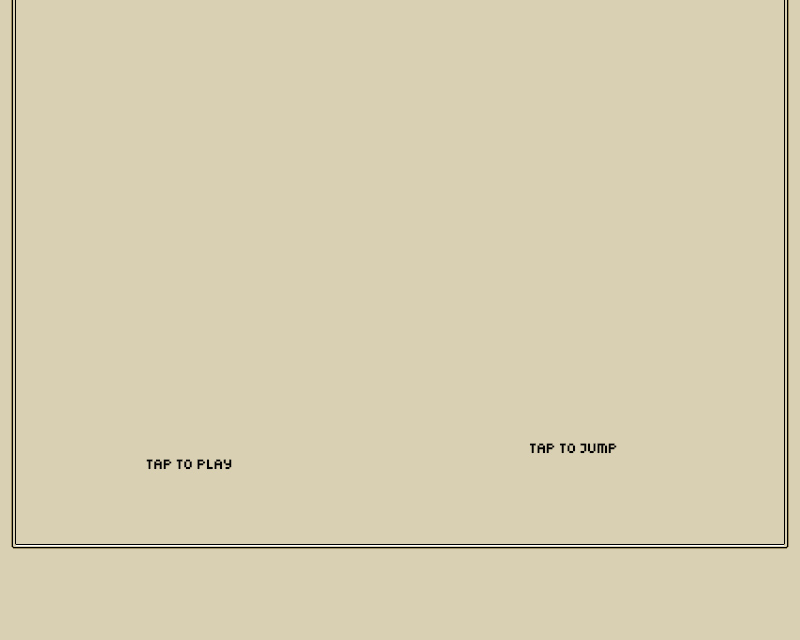

This game map was drawn from its Tiled (.tmx) file and the tilesets committed beside it. A one-line description and the trimmed map source follow:
An orthogonal 50x40 tile map with 16x16 px tiles, 3 tile layers (Background, Tile Layer 3, Floor), 2 tilesets and 2 objects.

<map version="1.0" orientation="orthogonal" renderorder="right-down" width="50" height="40" tilewidth="16" tileheight="16" nextobjectid="5">
 <tileset firstgid="1" name="tileset" tilewidth="16" tileheight="16">
  <image source="tileset.png" width="176" height="192" />
  <tile id="0">
   <properties>
    <property name="blockable" value="" />
   </properties>
  </tile>
  <tile id="1">
   <properties>
    <property name="blockable" value="" />
   </properties>
  </tile>
  <tile id="2">
   <properties>
    <property name="blockable" value="" />
   </properties>
  </tile>
  <tile id="3">
   <properties>
    <property name="blockable" value="" />
   </properties>
  </tile>
  <tile id="4">
   <properties>
    <property name="blockable" value="" />
   </properties>
  </tile>
  <tile id="5">
   <properties>
    <property name="blockable" value="" />
   </properties>
  </tile>
  <tile id="11">
   <properties>
    <property name="blockable" value="" />
   </properties>
  </tile>
  <tile id="12">
   <properties>
    <property name="blockable" value="" />
   </properties>
  </tile>
  <tile id="13">
   <properties>
    <property name="blockable" value="" />
   </properties>
  </tile>
  <tile id="14">
   <properties>
    <property name="blockable" value="" />
   </properties>
  </tile>
  <tile id="15">
   <properties>
    <property name="blockable" value="" />
   </properties>
  </tile>
  <tile id="16">
   <properties>
    <property name="blockable" value="" />
   </properties>
  </tile>
  <tile id="22">
   <properties>
    <property name="blockable" value="" />
   </properties>
  </tile>
  <tile id="24">
   <properties>
    <property name="blockable" value="" />
   </properties>
  </tile>
  <tile id="25">
   <properties>
    <property name="blockable" value="" />
   </properties>
  </tile>
  <tile id="26">
   <properties>
    <property name="blockable" value="" />
   </properties>
  </tile>
  <tile id="27">
   <properties>
    <property name="blockable" value="" />
   </properties>
  </tile>
  <tile id="33">
   <properties>
    <property name="blockable" value="" />
   </properties>
  </tile>
  <tile id="34">
   <properties>
    <property name="blockable" value="" />
   </properties>
  </tile>
  <tile id="35">
   <properties>
    <property name="blockable" value="" />
   </properties>
  </tile>
  <tile id="36">
   <properties>
    <property name="blockable" value="" />
   </properties>
  </tile>
  <tile id="37">
   <properties>
    <property name="blockable" value="" />
   </properties>
  </tile>
  <tile id="38">
   <properties>
    <property name="blockable" value="" />
   </properties>
  </tile>
  <tile id="53">
   <properties>
    <property name="blockable" value="" />
   </properties>
  </tile>
  <tile id="54">
   <properties>
    <property name="blockable" value="" />
   </properties>
  </tile>
  <tile id="55">
   <properties>
    <property name="blockable" value="" />
   </properties>
  </tile>
  <tile id="56">
   <properties>
    <property name="blockable" value="" />
   </properties>
  </tile>
  <tile id="57">
   <properties>
    <property name="blockable" value="" />
   </properties>
  </tile>
  <tile id="58">
   <properties>
    <property name="blockable" value="" />
   </properties>
  </tile>
  <tile id="59">
   <properties>
    <property name="blockable" value="" />
   </properties>
  </tile>
  <tile id="60">
   <properties>
    <property name="blockable" value="" />
   </properties>
  </tile>
  <tile id="61">
   <properties>
    <property name="blockable" value="" />
   </properties>
  </tile>
  <tile id="62">
   <properties>
    <property name="blockable" value="" />
   </properties>
  </tile>
  <tile id="64">
   <properties>
    <property name="blockable" value="" />
   </properties>
  </tile>
  <tile id="65">
   <properties>
    <property name="blockable" value="" />
   </properties>
  </tile>
  <tile id="66">
   <properties>
    <property name="blockable" value="" />
   </properties>
  </tile>
  <tile id="67">
   <properties>
    <property name="blockable" value="" />
   </properties>
  </tile>
  <tile id="68">
   <properties>
    <property name="blockable" value="" />
   </properties>
  </tile>
  <tile id="69">
   <properties>
    <property name="blockable" value="" />
   </properties>
  </tile>
  <tile id="70">
   <properties>
    <property name="blockable" value="" />
   </properties>
  </tile>
  <tile id="71">
   <properties>
    <property name="blockable" value="" />
   </properties>
  </tile>
  <tile id="72">
   <properties>
    <property name="blockable" value="" />
   </properties>
  </tile>
  <tile id="73">
   <properties>
    <property name="blockable" value="" />
   </properties>
  </tile>
  <tile id="75">
   <properties>
    <property name="blockable" value="" />
   </properties>
  </tile>
  <tile id="76">
   <properties>
    <property name="blockable" value="" />
   </properties>
  </tile>
  <tile id="77">
   <properties>
    <property name="blockable" value="" />
   </properties>
  </tile>
  <tile id="78">
   <properties>
    <property name="blockable" value="" />
   </properties>
  </tile>
  <tile id="79">
   <properties>
    <property name="blockable" value="" />
   </properties>
  </tile>
  <tile id="80">
   <properties>
    <property name="blockable" value="" />
   </properties>
  </tile>
  <tile id="81">
   <properties>
    <property name="blockable" value="" />
   </properties>
  </tile>
  <tile id="82">
   <properties>
    <property name="blockable" value="" />
   </properties>
  </tile>
  <tile id="83">
   <properties>
    <property name="blockable" value="" />
   </properties>
  </tile>
  <tile id="84">
   <properties>
    <property name="blockable" value="" />
   </properties>
  </tile>
  <tile id="86">
   <properties>
    <property name="blockable" value="" />
   </properties>
  </tile>
  <tile id="87">
   <properties>
    <property name="blockable" value="" />
   </properties>
  </tile>
  <tile id="88">
   <properties>
    <property name="blockable" value="" />
   </properties>
  </tile>
  <tile id="89">
   <properties>
    <property name="blockable" value="" />
   </properties>
  </tile>
  <tile id="90">
   <properties>
    <property name="blockable" value="" />
   </properties>
  </tile>
  <tile id="91">
   <properties>
    <property name="blockable" value="" />
   </properties>
  </tile>
  <tile id="92">
   <properties>
    <property name="blockable" value="" />
   </properties>
  </tile>
  <tile id="93">
   <properties>
    <property name="blockable" value="" />
   </properties>
  </tile>
  <tile id="94">
   <properties>
    <property name="blockable" value="" />
   </properties>
  </tile>
  <tile id="95">
   <properties>
    <property name="blockable" value="" />
   </properties>
  </tile>
  <tile id="97">
   <properties>
    <property name="blockable" value="" />
   </properties>
  </tile>
  <tile id="98">
   <properties>
    <property name="blockable" value="" />
   </properties>
  </tile>
  <tile id="99">
   <properties>
    <property name="blockable" value="" />
   </properties>
  </tile>
  <tile id="100">
   <properties>
    <property name="blockable" value="" />
   </properties>
  </tile>
  <tile id="101">
   <properties>
    <property name="blockable" value="" />
   </properties>
  </tile>
  <tile id="102">
   <properties>
    <property name="blockable" value="" />
   </properties>
  </tile>
  <tile id="103">
   <properties>
    <property name="blockable" value="" />
   </properties>
  </tile>
  <tile id="104">
   <properties>
    <property name="blockable" value="" />
   </properties>
  </tile>
  <tile id="105">
   <properties>
    <property name="blockable" value="" />
   </properties>
  </tile>
  <tile id="106">
   <properties>
    <property name="blockable" value="" />
   </properties>
  </tile>
  <tile id="108">
   <properties>
    <property name="blockable" value="" />
   </properties>
  </tile>
  <tile id="109">
   <properties>
    <property name="blockable" value="" />
   </properties>
  </tile>
  <tile id="115">
   <properties>
    <property name="blockable" value="" />
   </properties>
  </tile>
  <tile id="116">
   <properties>
    <property name="blockable" value="" />
   </properties>
  </tile>
  <tile id="117">
   <properties>
    <property name="blockable" value="" />
   </properties>
  </tile>
  <tile id="118">
   <properties>
    <property name="blockable" value="" />
   </properties>
  </tile>
  <tile id="119">
   <properties>
    <property name="blockable" value="" />
   </properties>
  </tile>
  <tile id="120">
   <properties>
    <property name="blockable" value="" />
   </properties>
  </tile>
  <tile id="122">
   <properties>
    <property name="blockable" value="" />
   </properties>
  </tile>
  <tile id="123">
   <properties>
    <property name="blockable" value="" />
   </properties>
  </tile>
  <tile id="124">
   <properties>
    <property name="blockable" value="" />
   </properties>
  </tile>
  <tile id="125">
   <properties>
    <property name="blockable" value="" />
   </properties>
  </tile>
 </tileset>
 <tileset firstgid="133" name="backgd" tilewidth="90" tileheight="30">
  <tile id="0">
   <image width="90" height="30" source="taptojump.jpg" />
  </tile>
  <tile id="1">
   <image width="90" height="30" source="taptoplay.jpg" />
  </tile>
 </tileset>
 <layer name="Background" width="50" height="40">
  <data>[2000 cells, 2000 non-empty, 1 distinct tile ids]</data>
 </layer>
 <layer name="Tile Layer 3" width="50" height="40">
  <data>[2000 cells, 2 non-empty, 2 distinct tile ids]</data>
 </layer>
 <layer name="Floor" width="50" height="40">
  <data>[2000 cells, 368 non-empty, 6 distinct tile ids]</data>
 </layer>
 <objectgroup name="Exit">
  <object id="1" x="735.03" y="495.182" width="32" height="48" />
 </objectgroup>
 <objectgroup name="Key">
  <object id="3" x="558" y="453" width="13" height="12" />
 </objectgroup>
 <objectgroup name="Diamond" />
</map>
